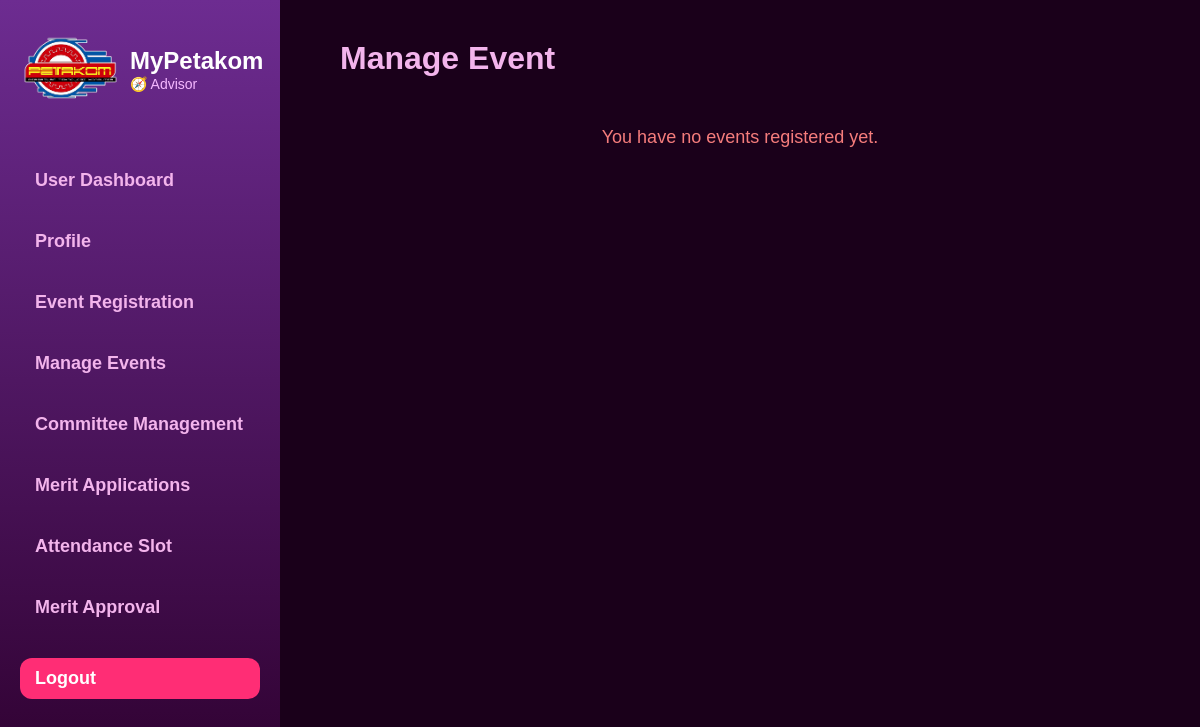
The page /Module2/eventManage.php (signed in) on the database as committed earlier.
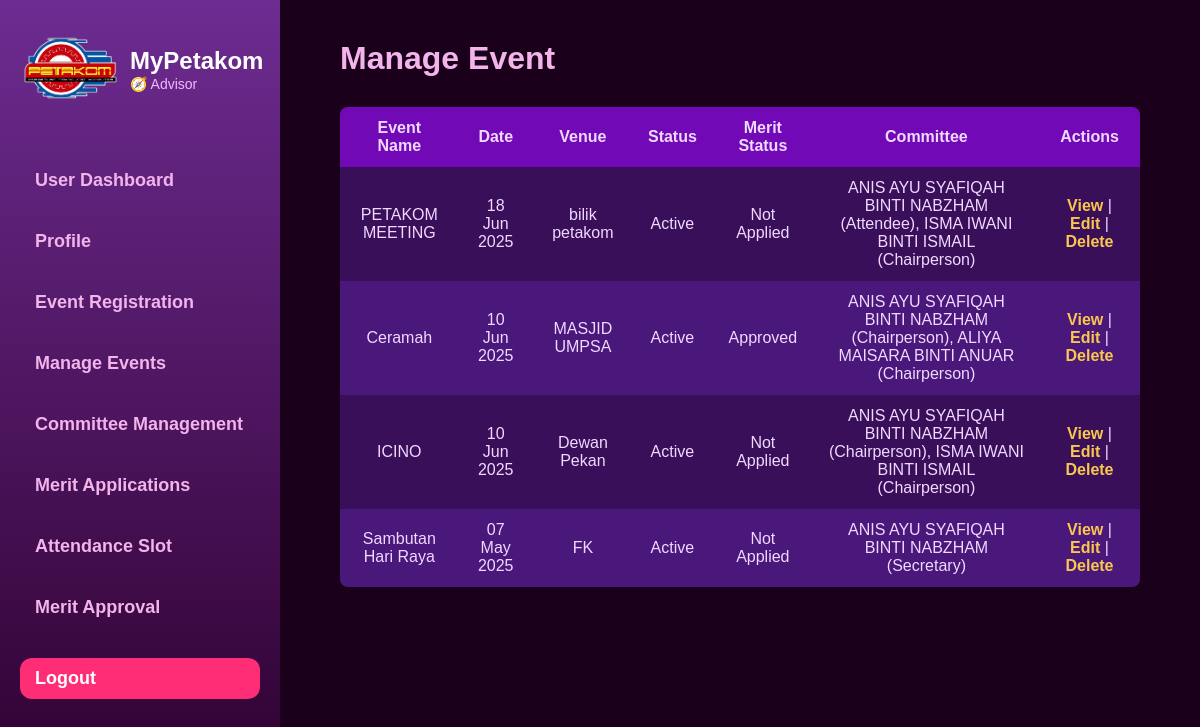
The same page on the database as committed later.
### tables this page shows
CREATE TABLE `event` (
  `eventName` varchar(100) DEFAULT NULL,
  `eventID` varchar(10) NOT NULL,
  `eventDescription` varchar(100) NOT NULL,
  `eventDate` date NOT NULL,
  `venue` varchar(100) NOT NULL,
  `approvalLetter` varchar(255) NOT NULL,
  `approvalDate` date NOT NULL,
  `status` varchar(20) NOT NULL,
  `qrCode` varchar(100) NOT NULL,
  `eventLevel` varchar(255) NOT NULL,
  `staffID` varchar(10) NOT NULL
);

CREATE TABLE `meritapplication` (
  `meritApplicationID` varchar(10) NOT NULL,
  `appliedDate` date NOT NULL,
  `approvalStatus` varchar(20) NOT NULL,
  `eventID` varchar(10) NOT NULL
);

### Module2/eventManage.php (the view, shortened to what this page needs)
<?php
require_once '../DB_mypetakom/db.php';
$staffID = $_SESSION['userID'];
$stmt = $conn->prepare("SELECT eventID, eventName, eventDate, venue, status FROM event WHERE staffID = ? ORDER BY eventDate DESC");
$stmt->bind_param("s", $staffID);
$stmt->execute();
$result = $stmt->get_result();
?>
<!DOCTYPE html>
<html lang="en">
<head>
    <link rel="stylesheet" href="../sidebar.css" />
    <link rel="stylesheet" href="../Module2/eventRegistration.css" />
</head>
<body>
<div class="container">
    <?php include '../sidebar.php'; ?>
    <main class="main-content">
        <h2>Manage Event</h2>
        <?php if ($result->num_rows > 0): ?>
            <table>
                <thead>
                    <tr>
                        <th>Event Name</th>
                        <th>Date</th>
                        <th>Venue</th>
                        <th>Status</th>
                        <th>Merit Status</th>
                        <th>Committee</th>
                        <th>Actions</th>
                    </tr>
                </thead>
                <tbody>
                <?php while ($event = $result->fetch_assoc()): ?>
                    <tr>
                        <td><?php echo htmlspecialchars($event['eventName']); ?></td>
                        <td><?php echo date('d M Y', strtotime($event['eventDate'])); ?></td>
                        <td><?php echo htmlspecialchars($event['venue']); ?></td>
                        <td><?php echo htmlspecialchars($event['status']); ?></td>
                        <td>
                            <?php
                                $eventID = $event['eventID'];
                                $meritQuery = $conn->prepare("SELECT approvalStatus FROM meritapplication WHERE eventID = ?");
                                $meritQuery->bind_param("s", $eventID);
                                $meritQuery->execute();
                                $meritResult = $meritQuery->get_result();
                                echo ($meritResult->num_rows > 0)
                                    ? htmlspecialchars($meritResult->fetch_assoc()['approvalStatus'])
                                    : "Not Applied";
                            ?>
                        </td>
                        <td>
                            <?php
                            $committeeQuery = $conn->prepare("
                                SELECT c.role, s.studentName
                                FROM committee c
                                LEFT JOIN student s ON c.studentID = s.studentID
                                WHERE c.eventID = ?
                            ");
                            $committeeQuery->bind_param("s", $event['eventID']);
                            $committeeQuery->execute();
                            $committeeResult = $committeeQuery->get_result();
                            $committeeDisplay = [];
                            while ($committeeRow = $committeeResult->fetch_assoc()) {
                                $committeeDisplay[] = htmlspecialchars($committeeRow['studentName']) . " (" . htmlspecialchars($committeeRow['role']) . ")";
                            }
                            echo count($committeeDisplay) ? implode(", ", $committeeDisplay) : "No committee assigned";
                            ?>
                        </td>
                        <td>
                            <a href="viewEvent.php?id=<?php echo urlencode($event['eventID']); ?>">View</a> |
                            <a href="editEvent.php?id=<?php echo urlencode($event['eventID']); ?>">Edit</a> |
                            <a href="?delete=<?php echo urlencode($event['eventID']); ?>"
                               onclick="return confirm('Are you sure you want to delete this event?');">Delete</a>
                        </td>
                    </tr>
                <?php endwhile; ?>
                </tbody>
            </table>
        <?php else: ?>
            <p class="no-events">You have no events registered yet.</p>
        <?php endif; ?>
    </main>
</div>
</body>
</html>

Rows that differ between the two databases and show on the page:
added event: eventName "PETAKOM MEETING", eventDate "18 Jun 2025", venue "bilik petakom", status "Active", shows "Not Applied", committeeDisplay "ANIS AYU SYAFIQAH BINTI NABZHAM (Attendee), ISMA IWANI BINTI ISMAIL (Chairperson)"
added event: eventName "Ceramah", eventDate "10 Jun 2025", venue "MASJID UMPSA", status "Active", meritapplication.approvalStatus "Approved", committeeDisplay "ANIS AYU SYAFIQAH BINTI NABZHAM (Chairperson), ALIYA MAISARA BINTI ANUAR (Chairperson)"
added event: eventName "ICINO", eventDate "10 Jun 2025", venue "Dewan Pekan", status "Active", shows "Not Applied", committeeDisplay "ANIS AYU SYAFIQAH BINTI NABZHAM (Chairperson), ISMA IWANI BINTI ISMAIL (Chairperson)"
added event: eventName "Sambutan Hari Raya", eventDate "07 May 2025", venue "FK", status "Active", shows "Not Applied", committeeDisplay "ANIS AYU SYAFIQAH BINTI NABZHAM (Secretary)"
Other text that changed with them:
text no longer shown: "You have no events registered yet."
text now shown: "Event Name Date Venue Status Merit Status Committee Actions"
